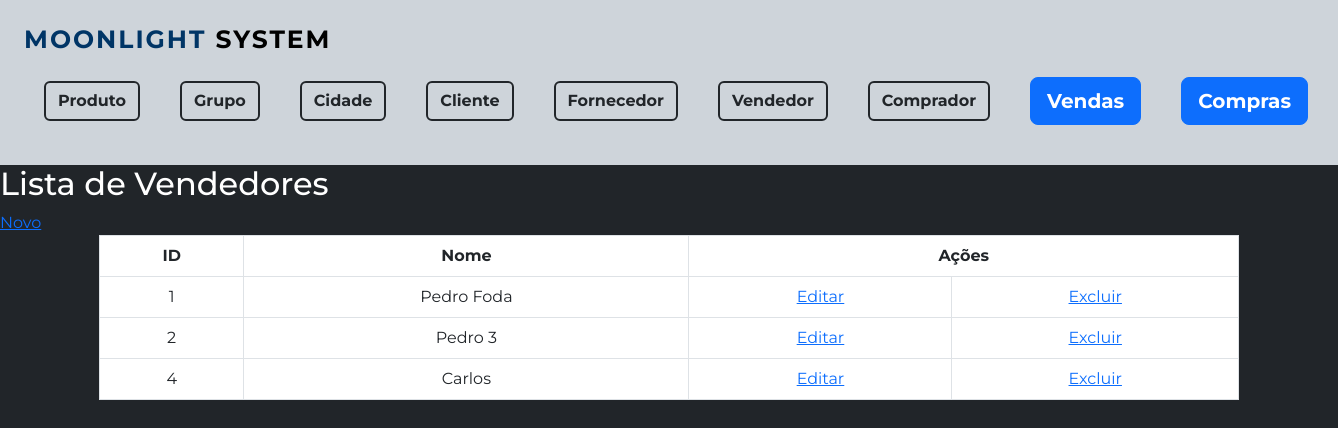
Before: /Funcionarios/formListaFuncionario.php with the older database file.
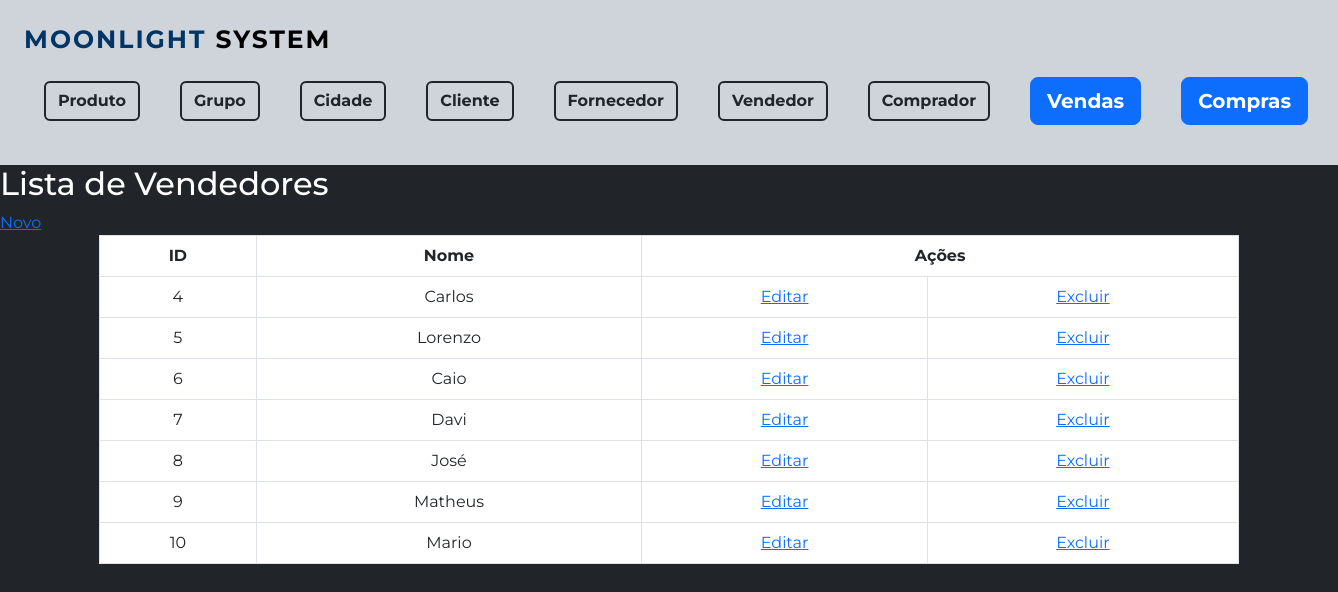
After: the same page with the newer database file.
### tables this page shows
CREATE TABLE `tb_vendedor` (
  `id_vendedor` int(11) NOT NULL,
  `nm_vendedor` varchar(55) NOT NULL
);

### Funcionarios/formListaFuncionario.php (the view, shortened to what this page needs)
<?php
include '../formMenu.php';
 include '../conexao/conecta.php';
  $sql = "SELECT * FROM tb_vendedor";
  $resultado=mysqli_query($conexao, $sql);
?>
<h2> Lista de Vendedores</h2>
<a href="formFuncionario.php">Novo</a>
<table class="table table-bordered bg-white container text-center">
	<tr>
		<th>ID </th>
		<th>Nome </th>
		<th colspan="2">Ações</th>
	</tr>
	<?php
         while ( $item=mysqli_fetch_array($resultado)) {
         	echo "<tr>";
         	echo "<td> $item[id_vendedor] </td>";
         	echo "<td> $item[nm_vendedor] </td>";
         	echo "<td><a href='formFuncionario.php?id=$item[id_vendedor]'>Editar</a></td>";
         	echo "<td><a href='formExcluirFuncionario.php?id=$item[id_vendedor]'>Excluir</a></td>";
         }
?>
</table>

Changed rows visible on the page:
removed tb_vendedor: id_vendedor "1", nm_vendedor "Pedro Foda"
removed tb_vendedor: id_vendedor "2", nm_vendedor "Pedro 3"
added tb_vendedor: id_vendedor "5", nm_vendedor "Lorenzo"
added tb_vendedor: id_vendedor "6", nm_vendedor "Caio"
added tb_vendedor: id_vendedor "7", nm_vendedor "Davi"
added tb_vendedor: id_vendedor "8", nm_vendedor "José"
added tb_vendedor: id_vendedor "9", nm_vendedor "Matheus"
added tb_vendedor: id_vendedor "10", nm_vendedor "Mario"
